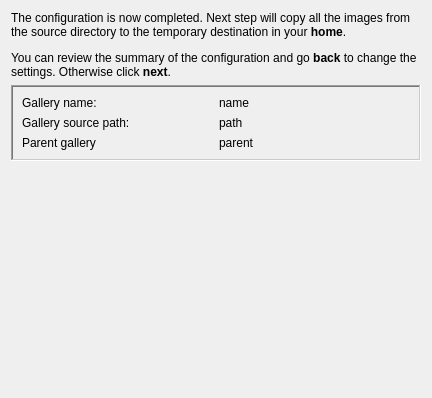
<ui version="4.0" >
 <class>SummaryPage</class>
 <widget class="QWizardPage" name="SummaryPage" >
  <property name="geometry" >
   <rect>
    <x>0</x>
    <y>0</y>
    <width>432</width>
    <height>398</height>
   </rect>
  </property>
  <property name="windowTitle" >
   <string>Form</string>
  </property>
  <layout class="QGridLayout" >
   <item row="0" column="0" >
    <widget class="QLabel" name="label" >
     <property name="text" >
      <string>&lt;p>The configuration is now completed. Next step will copy all the images from the source directory to the temporary destination in your &lt;b>home&lt;/b>.&lt;/p>&lt;p> &lt;/p>&lt;p >You can review the summary of the configuration and go &lt;b>back&lt;/b> to change the settings. Otherwise click &lt;b>next&lt;/b>.&lt;/p></string>
     </property>
     <property name="wordWrap" >
      <bool>true</bool>
     </property>
    </widget>
   </item>
   <item row="1" column="0" >
    <widget class="QFrame" name="frame" >
     <property name="frameShape" >
      <enum>QFrame::WinPanel</enum>
     </property>
     <property name="frameShadow" >
      <enum>QFrame::Sunken</enum>
     </property>
     <layout class="QGridLayout" >
      <item row="0" column="0" >
       <layout class="QVBoxLayout" >
        <item>
         <widget class="QLabel" name="label_2" >
          <property name="text" >
           <string>Gallery name:</string>
          </property>
         </widget>
        </item>
        <item>
         <widget class="QLabel" name="label_3" >
          <property name="text" >
           <string>Gallery source path:</string>
          </property>
         </widget>
        </item>
        <item>
         <widget class="QLabel" name="label_5" >
          <property name="text" >
           <string>Parent gallery</string>
          </property>
         </widget>
        </item>
       </layout>
      </item>
      <item row="0" column="1" >
       <layout class="QVBoxLayout" >
        <item>
         <widget class="QLabel" name="nameLabel" >
          <property name="text" >
           <string>name</string>
          </property>
         </widget>
        </item>
        <item>
         <widget class="QLabel" name="pathLabel" >
          <property name="text" >
           <string>path</string>
          </property>
         </widget>
        </item>
        <item>
         <widget class="QLabel" name="parentLabel" >
          <property name="text" >
           <string>parent</string>
          </property>
         </widget>
        </item>
       </layout>
      </item>
     </layout>
    </widget>
   </item>
   <item row="2" column="0" >
    <spacer>
     <property name="orientation" >
      <enum>Qt::Vertical</enum>
     </property>
     <property name="sizeHint" >
      <size>
       <width>20</width>
       <height>40</height>
      </size>
     </property>
    </spacer>
   </item>
  </layout>
 </widget>
 <customwidgets>
  <customwidget>
   <class>QWizardPage</class>
   <extends>QWidget</extends>
   <header location="global" >QtGui/QWizardPage</header>
  </customwidget>
 </customwidgets>
 <resources/>
 <connections/>
</ui>
